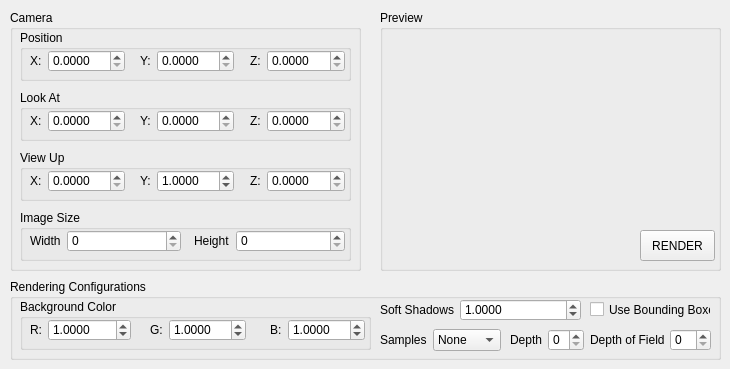
      <widget class="QWidget" name="renderTab">
       <attribute name="title">
        <string>Render</string>
       </attribute>
       <widget class="QGroupBox" name="groupBox_3">
        <property name="geometry">
         <rect>
          <x>10</x>
          <y>10</y>
          <width>351</width>
          <height>261</height>
         </rect>
        </property>
        <property name="title">
         <string>Camera</string>
        </property>
        <widget class="QGroupBox" name="translateGroup_5">
         <property name="geometry">
          <rect>
           <x>10</x>
           <y>20</y>
           <width>331</width>
           <height>51</height>
          </rect>
         </property>
         <property name="title">
          <string>Position</string>
         </property>
         <widget class="QWidget" name="layoutWidget_36">
          <property name="geometry">
           <rect>
            <x>10</x>
            <y>20</y>
            <width>95</width>
            <height>22</height>
           </rect>
          </property>
          <layout class="QHBoxLayout" name="horizontalLayout_30">
           <item>
            <widget class="QLabel" name="label_30">
             <property name="text">
              <string>X:</string>
             </property>
            </widget>
           </item>
           <item>
            <widget class="QDoubleSpinBox" name="lightPositionX_2">
             <property name="decimals">
              <number>4</number>
             </property>
             <property name="maximum">
              <double>9999.000000000000000</double>
             </property>
             <property name="singleStep">
              <double>0.500000000000000</double>
             </property>
            </widget>
           </item>
          </layout>
         </widget>
         <widget class="QWidget" name="layoutWidget_37">
          <property name="geometry">
           <rect>
            <x>120</x>
            <y>20</y>
            <width>94</width>
            <height>22</height>
           </rect>
          </property>
          <layout class="QHBoxLayout" name="horizontalLayout_31">
           <item>
            <widget class="QLabel" name="label_31">
             <property name="text">
              <string>Y:</string>
             </property>
            </widget>
           </item>
           <item>
            <widget class="QDoubleSpinBox" name="lightPositionY_2">
             <property name="decimals">
              <number>4</number>
             </property>
             <property name="maximum">
              <double>9999.000000000000000</double>
             </property>
             <property name="singleStep">
              <double>0.500000000000000</double>
             </property>
            </widget>
           </item>
          </layout>
         </widget>
         <widget class="QWidget" name="layoutWidget_38">
          <property name="geometry">
           <rect>
            <x>230</x>
            <y>20</y>
            <width>95</width>
            <height>22</height>
           </rect>
          </property>
          <layout class="QHBoxLayout" name="horizontalLayout_32">
           <item>
            <widget class="QLabel" name="label_32">
             <property name="text">
              <string>Z:</string>
             </property>
            </widget>
           </item>
           <item>
            <widget class="QDoubleSpinBox" name="lightPositionZ_2">
             <property name="decimals">
              <number>4</number>
             </property>
             <property name="maximum">
              <double>9999.000000000000000</double>
             </property>
             <property name="singleStep">
              <double>0.500000000000000</double>
             </property>
            </widget>
           </item>
          </layout>
         </widget>
        </widget>
        <widget class="QGroupBox" name="translateGroup_6">
         <property name="geometry">
          <rect>
           <x>10</x>
           <y>80</y>
           <width>331</width>
           <height>51</height>
          </rect>
         </property>
         <property name="title">
          <string>Look At</string>
         </property>
         <widget class="QWidget" name="layoutWidget_39">
          <property name="geometry">
           <rect>
            <x>10</x>
            <y>20</y>
            <width>95</width>
            <height>22</height>
           </rect>
          </property>
          <layout class="QHBoxLayout" name="horizontalLayout_33">
           <item>
            <widget class="QLabel" name="label_33">
             <property name="text">
              <string>X:</string>
             </property>
            </widget>
           </item>
           <item>
            <widget class="QDoubleSpinBox" name="lightPositionX_3">
             <property name="decimals">
              <number>4</number>
             </property>
             <property name="maximum">
              <double>9999.000000000000000</double>
             </property>
             <property name="singleStep">
              <double>0.500000000000000</double>
             </property>
            </widget>
           </item>
          </layout>
         </widget>
         <widget class="QWidget" name="layoutWidget_40">
          <property name="geometry">
           <rect>
            <x>120</x>
            <y>20</y>
            <width>94</width>
            <height>22</height>
           </rect>
          </property>
          <layout class="QHBoxLayout" name="horizontalLayout_34">
           <item>
            <widget class="QLabel" name="label_34">
             <property name="text">
              <string>Y:</string>
             </property>
            </widget>
           </item>
           <item>
            <widget class="QDoubleSpinBox" name="lightPositionY_3">
             <property name="decimals">
              <number>4</number>
             </property>
             <property name="maximum">
              <double>9999.000000000000000</double>
             </property>
             <property name="singleStep">
              <double>0.500000000000000</double>
             </property>
            </widget>
           </item>
          </layout>
         </widget>
         <widget class="QWidget" name="layoutWidget_41">
          <property name="geometry">
           <rect>
            <x>230</x>
            <y>20</y>
            <width>95</width>
            <height>22</height>
           </rect>
          </property>
          <layout class="QHBoxLayout" name="horizontalLayout_35">
           <item>
            <widget class="QLabel" name="label_35">
             <property name="text">
              <string>Z:</string>
             </property>
            </widget>
           </item>
           <item>
            <widget class="QDoubleSpinBox" name="lightPositionZ_3">
             <property name="decimals">
              <number>4</number>
             </property>
             <property name="maximum">
              <double>9999.000000000000000</double>
             </property>
             <property name="singleStep">
              <double>0.500000000000000</double>
             </property>
            </widget>
           </item>
          </layout>
         </widget>
        </widget>
        <widget class="QGroupBox" name="translateGroup_7">
         <property name="geometry">
          <rect>
           <x>10</x>
           <y>140</y>
           <width>331</width>
           <height>51</height>
          </rect>
         </property>
         <property name="title">
          <string>View Up</string>
         </property>
         <widget class="QWidget" name="layoutWidget_42">
          <property name="geometry">
           <rect>
            <x>10</x>
            <y>20</y>
            <width>95</width>
            <height>22</height>
           </rect>
          </property>
          <layout class="QHBoxLayout" name="horizontalLayout_36">
           <item>
            <widget class="QLabel" name="label_36">
             <property name="text">
              <string>X:</string>
             </property>
            </widget>
           </item>
           <item>
            <widget class="QDoubleSpinBox" name="lightPositionX_4">
             <property name="decimals">
              <number>4</number>
             </property>
             <property name="maximum">
              <double>9999.000000000000000</double>
             </property>
             <property name="singleStep">
              <double>0.500000000000000</double>
             </property>
            </widget>
           </item>
          </layout>
         </widget>
         <widget class="QWidget" name="layoutWidget_43">
          <property name="geometry">
           <rect>
            <x>120</x>
            <y>20</y>
            <width>94</width>
            <height>22</height>
           </rect>
          </property>
          <layout class="QHBoxLayout" name="horizontalLayout_37">
           <item>
            <widget class="QLabel" name="label_37">
             <property name="text">
              <string>Y:</string>
             </property>
            </widget>
           </item>
           <item>
            <widget class="QDoubleSpinBox" name="lightPositionY_4">
             <property name="decimals">
              <number>4</number>
             </property>
             <property name="maximum">
              <double>9999.000000000000000</double>
             </property>
             <property name="singleStep">
              <double>0.500000000000000</double>
             </property>
             <property name="value">
              <double>1.000000000000000</double>
             </property>
            </widget>
           </item>
          </layout>
         </widget>
         <widget class="QWidget" name="layoutWidget_44">
          <property name="geometry">
           <rect>
            <x>230</x>
            <y>20</y>
            <width>95</width>
            <height>22</height>
           </rect>
          </property>
          <layout class="QHBoxLayout" name="horizontalLayout_38">
           <item>
            <widget class="QLabel" name="label_38">
             <property name="text">
              <string>Z:</string>
             </property>
            </widget>
           </item>
           <item>
            <widget class="QDoubleSpinBox" name="lightPositionZ_4">
             <property name="decimals">
              <number>4</number>
             </property>
             <property name="maximum">
              <double>9999.000000000000000</double>
             </property>
             <property name="singleStep">
              <double>0.500000000000000</double>
             </property>
            </widget>
           </item>
          </layout>
         </widget>
        </widget>
        <widget class="QGroupBox" name="groupBox_6">
         <property name="geometry">
          <rect>
           <x>10</x>
           <y>200</y>
           <width>331</width>
           <height>51</height>
          </rect>
         </property>
         <property name="title">
          <string>Image Size</string>
         </property>
         <widget class="QWidget" name="layoutWidget_45">
          <property name="geometry">
           <rect>
            <x>10</x>
            <y>20</y>
            <width>151</width>
            <height>22</height>
           </rect>
          </property>
          <layout class="QHBoxLayout" name="horizontalLayout_39">
           <item>
            <widget class="QLabel" name="label_39">
             <property name="text">
              <string>Width</string>
             </property>
            </widget>
           </item>
           <item>
            <widget class="QSpinBox" name="spinBox">
             <property name="sizePolicy">
              <sizepolicy hsizetype="Minimum" vsizetype="Fixed">
               <horstretch>1</horstretch>
               <verstretch>0</verstretch>
              </sizepolicy>
             </property>
            </widget>
           </item>
          </layout>
         </widget>
         <widget class="QWidget" name="layoutWidget_46">
          <property name="geometry">
           <rect>
            <x>174</x>
            <y>20</y>
            <width>151</width>
            <height>22</height>
           </rect>
          </property>
          <layout class="QHBoxLayout" name="horizontalLayout_40">
           <item>
            <widget class="QLabel" name="label_40">
             <property name="text">
              <string>Height</string>
             </property>
            </widget>
           </item>
           <item>
            <widget class="QSpinBox" name="spinBox_2">
             <property name="sizePolicy">
              <sizepolicy hsizetype="Minimum" vsizetype="Fixed">
               <horstretch>1</horstretch>
               <verstretch>0</verstretch>
              </sizepolicy>
             </property>
            </widget>
           </item>
          </layout>
         </widget>
        </widget>
       </widget>
       <widget class="QGroupBox" name="groupBox_4">
        <property name="geometry">
         <rect>
          <x>10</x>
          <y>279</y>
          <width>711</width>
          <height>81</height>
         </rect>
        </property>
        <property name="title">
         <string>Rendering Configurations</string>
        </property>
        <widget class="QGroupBox" name="groupBox_7">
         <property name="geometry">
          <rect>
           <x>10</x>
           <y>20</y>
           <width>351</width>
           <height>51</height>
          </rect>
         </property>
         <property name="title">
          <string>Background Color</string>
         </property>
         <widget class="QWidget" name="layoutWidget_47">
          <property name="geometry">
           <rect>
            <x>130</x>
            <y>20</y>
            <width>96</width>
            <height>22</height>
           </rect>
          </property>
          <layout class="QHBoxLayout" name="horizontalLayout_41">
           <item>
            <widget class="QLabel" name="label_41">
             <property name="text">
              <string>G:</string>
             </property>
            </widget>
           </item>
           <item>
            <widget class="QDoubleSpinBox" name="ambientLightGreenSpin_2">
             <property name="decimals">
              <number>4</number>
             </property>
             <property name="maximum">
              <double>9999.000000000000000</double>
             </property>
             <property name="singleStep">
              <double>0.500000000000000</double>
             </property>
             <property name="value">
              <double>1.000000000000000</double>
             </property>
            </widget>
           </item>
          </layout>
         </widget>
         <widget class="QWidget" name="layoutWidget_48">
          <property name="geometry">
           <rect>
            <x>10</x>
            <y>20</y>
            <width>101</width>
            <height>22</height>
           </rect>
          </property>
          <layout class="QHBoxLayout" name="horizontalLayout_42">
           <item>
            <widget class="QLabel" name="label_42">
             <property name="text">
              <string>R:</string>
             </property>
            </widget>
           </item>
           <item>
            <widget class="QDoubleSpinBox" name="ambientLightRedSpin_2">
             <property name="decimals">
              <number>4</number>
             </property>
             <property name="maximum">
              <double>9999.000000000000000</double>
             </property>
             <property name="singleStep">
              <double>0.500000000000000</double>
             </property>
             <property name="value">
              <double>1.000000000000000</double>
             </property>
            </widget>
           </item>
          </layout>
         </widget>
         <widget class="QWidget" name="layoutWidget_49">
          <property name="geometry">
           <rect>
            <x>250</x>
            <y>20</y>
            <width>95</width>
            <height>22</height>
           </rect>
          </property>
          <layout class="QHBoxLayout" name="horizontalLayout_43">
           <item>
            <widget class="QLabel" name="label_43">
             <property name="text">
              <string>B:</string>
             </property>
            </widget>
           </item>
           <item>
            <widget class="QDoubleSpinBox" name="ambientLightBlueSpin_2">
             <property name="decimals">
              <number>4</number>
             </property>
             <property name="maximum">
              <double>9999.000000000000000</double>
             </property>
             <property name="singleStep">
              <double>0.500000000000000</double>
             </property>
             <property name="value">
              <double>1.000000000000000</double>
             </property>
            </widget>
           </item>
          </layout>
         </widget>
        </widget>
        <widget class="QWidget" name="layoutWidget_50">
         <property name="geometry">
          <rect>
           <x>500</x>
           <y>50</y>
           <width>74</width>
           <height>22</height>
          </rect>
         </property>
         <layout class="QHBoxLayout" name="horizontalLayout_44">
          <item>
           <widget class="QLabel" name="label_44">
            <property name="text">
             <string>Depth</string>
            </property>
           </widget>
          </item>
          <item>
           <widget class="QSpinBox" name="spinBox_3">
            <property name="sizePolicy">
             <sizepolicy hsizetype="Minimum" vsizetype="Fixed">
              <horstretch>1</horstretch>
              <verstretch>0</verstretch>
             </sizepolicy>
            </property>
           </widget>
          </item>
         </layout>
        </widget>
        <widget class="QWidget" name="layoutWidget_51">
         <property name="geometry">
          <rect>
           <x>580</x>
           <y>50</y>
           <width>121</width>
           <height>22</height>
          </rect>
         </property>
         <layout class="QHBoxLayout" name="horizontalLayout_45">
          <item>
           <widget class="QLabel" name="label_45">
            <property name="text">
             <string>Depth of Field</string>
            </property>
           </widget>
          </item>
          <item>
           <widget class="QSpinBox" name="spinBox_4">
            <property name="sizePolicy">
             <sizepolicy hsizetype="Minimum" vsizetype="Fixed">
              <horstretch>1</horstretch>
              <verstretch>0</verstretch>
             </sizepolicy>
            </property>
           </widget>
          </item>
         </layout>
        </widget>
        <widget class="QWidget" name="layoutWidget">
         <property name="geometry">
          <rect>
           <x>370</x>
           <y>50</y>
           <width>121</width>
           <height>22</height>
          </rect>
         </property>
         <layout class="QHBoxLayout" name="horizontalLayout_46">
          <item>
           <widget class="QLabel" name="label_46">
            <property name="text">
             <string>Samples</string>
            </property>
           </widget>
          </item>
          <item>
           <widget class="QComboBox" name="comboBox">
            <property name="sizePolicy">
             <sizepolicy hsizetype="Preferred" vsizetype="Fixed">
              <horstretch>1</horstretch>
              <verstretch>0</verstretch>
             </sizepolicy>
            </property>
            <item>
             <property name="text">
              <string>None</string>
             </property>
            </item>
            <item>
             <property name="text">
              <string>2x</string>
             </property>
            </item>
            <item>
             <property name="text">
              <string>4x</string>
             </property>
            </item>
            <item>
             <property name="text">
              <string>8x</string>
             </property>
            </item>
            <item>
             <property name="text">
              <string>16x</string>
             </property>
            </item>
            <item>
             <property name="text">
              <string>32x</string>
             </property>
            </item>
            <item>
             <property name="text">
              <string>64x</string>
             </property>
            </item>
            <item>
             <property name="text">
              <string>128x</string>
             </property>
            </item>
            <item>
             <property name="text">
              <string>256x</string>
             </property>
            </item>
           </widget>
          </item>
         </layout>
        </widget>
        <widget class="QWidget" name="layoutWidget_52">
         <property name="geometry">
          <rect>
           <x>370</x>
           <y>20</y>
           <width>201</width>
           <height>22</height>
          </rect>
         </property>
         <layout class="QHBoxLayout" name="horizontalLayout_47">
          <item>
           <widget class="QLabel" name="label_47">
            <property name="text">
             <string>Soft Shadows</string>
            </property>
           </widget>
          </item>
          <item>
           <widget class="QDoubleSpinBox" name="ambientLightBlueSpin_3">
            <property name="sizePolicy">
             <sizepolicy hsizetype="Minimum" vsizetype="Fixed">
              <horstretch>1</horstretch>
              <verstretch>0</verstretch>
             </sizepolicy>
            </property>
            <property name="decimals">
             <number>4</number>
            </property>
            <property name="maximum">
             <double>9999.000000000000000</double>
            </property>
            <property name="singleStep">
             <double>0.500000000000000</double>
            </property>
            <property name="value">
             <double>1.000000000000000</double>
            </property>
           </widget>
          </item>
         </layout>
        </widget>
        <widget class="QCheckBox" name="checkBox">
         <property name="geometry">
          <rect>
           <x>580</x>
           <y>20</y>
           <width>121</width>
           <height>21</height>
          </rect>
         </property>
         <property name="text">
          <string>Use Bounding Boxes</string>
         </property>
         <property name="tristate">
          <bool>false</bool>
         </property>
        </widget>
       </widget>
       <widget class="QGroupBox" name="groupBox_5">
        <property name="geometry">
         <rect>
          <x>380</x>
          <y>10</y>
          <width>341</width>
          <height>261</height>
         </rect>
        </property>
        <property name="title">
         <string>Preview</string>
        </property>
        <widget class="QLabel" name="previewLabel">
         <property name="geometry">
          <rect>
           <x>10</x>
           <y>20</y>
           <width>321</width>
           <height>231</height>
          </rect>
         </property>
         <property name="text">
          <string/>
         </property>
        </widget>
        <widget class="QPushButton" name="renderButton">
         <property name="geometry">
          <rect>
           <x>260</x>
           <y>220</y>
           <width>75</width>
           <height>31</height>
          </rect>
         </property>
         <property name="text">
          <string>RENDER</string>
         </property>
        </widget>
       </widget>
      </widget>
